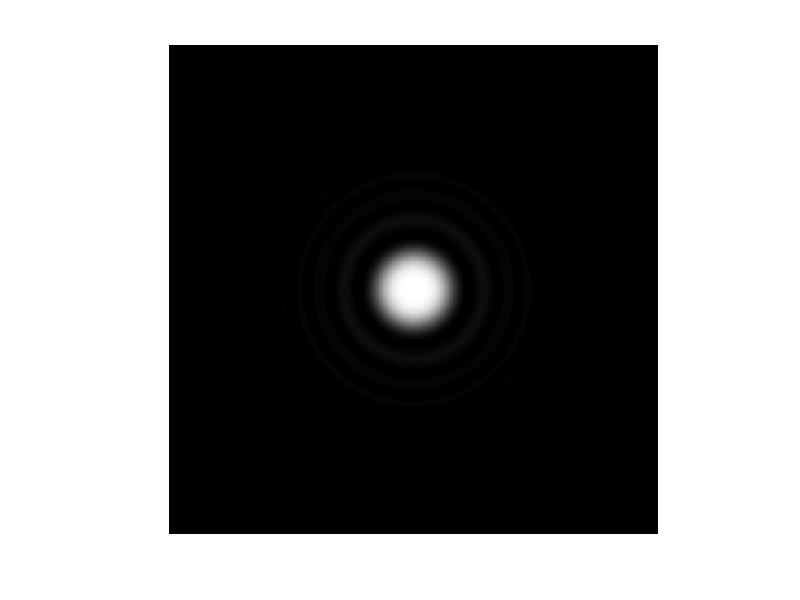

This chart was generated by the following MATLAB code:
close all
clear all
clc
l=0;
w0=0.01; % microns
z=0.1;
lam=1064*10^-7; % cm   wavelength
theta=1*pi/180; %    radians
n=1.5; %  refractive index
k=2*pi/lam;
kr=k*(n-1)*theta;
%% %%%%%%%%%%%%%$$$$$$$$$$$$$$%%%%%%%%%%%%
[x, y]=meshgrid(-3*10^-1:10^-3:3*10^-1, -3*10^-1:10^-3:3*10^-1);
r=x.^2+y.^2;
theta=atan(y./x);
R=kr.*r;
A=sqrt(k.^2.*r.^2./z.^2);
B=k.*w0.^2./(k.*w0.^2+2.*1i.*z);
C=1i.*kr.*A.*w0.^2.*z./(k.*w0.^2+2.*1i.*z);
D=(kr.^2+A.^2).*w0.^2./(2.*k.^2.*w0.^2+4.*1i.*k.*z);
%% 
U1=exp(1i.*k.*(z-kr.^2./(2.*k.^2))+1i.*l.*pi).*besselj(l,R);
U2=B.*besseli(l,C).*exp(1i.*l.*pi/2).*exp(1i.*k.*(1+r.^2./(2.*z.^2)-D));
I=abs(U1-U2).^2;
 I0=I/max(max(I));
 imshow(I0)